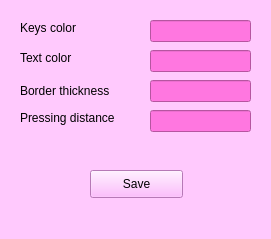
<?xml version="1.0" encoding="UTF-8"?>
<ui version="4.0">
 <class>MainWindow</class>
 <widget class="QMainWindow" name="MainWindow">
  <property name="geometry">
   <rect>
    <x>0</x>
    <y>0</y>
    <width>271</width>
    <height>239</height>
   </rect>
  </property>
  <property name="windowTitle">
   <string>MainWindow</string>
  </property>
  <property name="autoFillBackground">
   <bool>false</bool>
  </property>
  <property name="styleSheet">
   <string notr="true">background-color: rgb(255, 201, 253);</string>
  </property>
  <widget class="QWidget" name="centralwidget">
   <widget class="QLineEdit" name="lineEdit">
    <property name="geometry">
     <rect>
      <x>150</x>
      <y>20</y>
      <width>101</width>
      <height>22</height>
     </rect>
    </property>
    <property name="styleSheet">
     <string notr="true">background-color: rgb(255, 119, 224);</string>
    </property>
   </widget>
   <widget class="QLabel" name="label">
    <property name="geometry">
     <rect>
      <x>20</x>
      <y>20</y>
      <width>91</width>
      <height>16</height>
     </rect>
    </property>
    <property name="text">
     <string>Keys color</string>
    </property>
   </widget>
   <widget class="QLineEdit" name="lineEdit_2">
    <property name="geometry">
     <rect>
      <x>150</x>
      <y>50</y>
      <width>101</width>
      <height>22</height>
     </rect>
    </property>
    <property name="styleSheet">
     <string notr="true">background-color: rgb(255, 119, 224);
</string>
    </property>
   </widget>
   <widget class="QLabel" name="label_2">
    <property name="geometry">
     <rect>
      <x>20</x>
      <y>50</y>
      <width>91</width>
      <height>16</height>
     </rect>
    </property>
    <property name="text">
     <string>Text color</string>
    </property>
   </widget>
   <widget class="QLineEdit" name="lineEdit_3">
    <property name="geometry">
     <rect>
      <x>150</x>
      <y>80</y>
      <width>101</width>
      <height>22</height>
     </rect>
    </property>
    <property name="styleSheet">
     <string notr="true">background-color: rgb(255, 119, 224);</string>
    </property>
   </widget>
   <widget class="QLabel" name="label_3">
    <property name="geometry">
     <rect>
      <x>20</x>
      <y>80</y>
      <width>111</width>
      <height>21</height>
     </rect>
    </property>
    <property name="text">
     <string>Border thickness</string>
    </property>
   </widget>
   <widget class="QLabel" name="label_4">
    <property name="geometry">
     <rect>
      <x>20</x>
      <y>110</y>
      <width>121</width>
      <height>16</height>
     </rect>
    </property>
    <property name="text">
     <string>Pressing distance</string>
    </property>
   </widget>
   <widget class="QLineEdit" name="lineEdit_4">
    <property name="geometry">
     <rect>
      <x>150</x>
      <y>110</y>
      <width>101</width>
      <height>22</height>
     </rect>
    </property>
    <property name="styleSheet">
     <string notr="true">background-color: rgb(255, 119, 224);</string>
    </property>
   </widget>
   <widget class="QPushButton" name="pushButton">
    <property name="geometry">
     <rect>
      <x>90</x>
      <y>170</y>
      <width>93</width>
      <height>28</height>
     </rect>
    </property>
    <property name="styleSheet">
     <string notr="true">background-color: rgb(255, 170, 255);</string>
    </property>
    <property name="text">
     <string>Save</string>
    </property>
   </widget>
  </widget>
  <widget class="QStatusBar" name="statusbar"/>
 </widget>
 <resources/>
 <connections/>
</ui>
